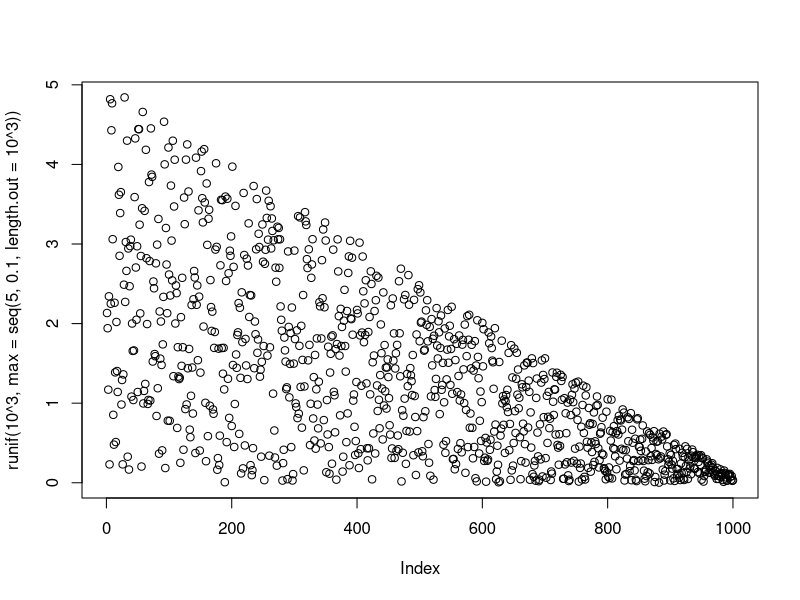
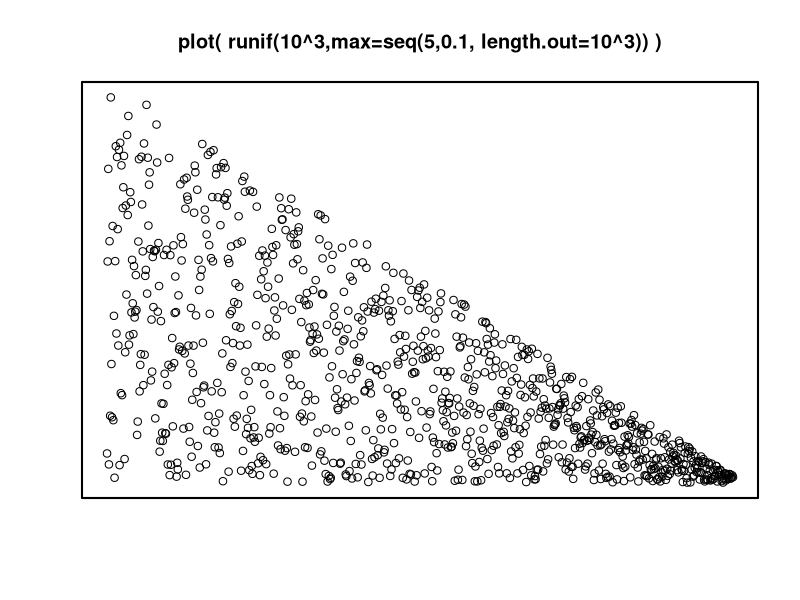

Here is the R script that generated these plots, in order:

setwd('~/Dropbox/Documents/statsforbios')

# Example dataset for when quantile regression is useful.
# 04/05/2013

plot( runif(10^3,max=seq(5,0.1, length.out=10^3)) )


png('quantileReg.png')
plot( runif(10^3,max=seq(5,0.1, length.out=10^3)), main='plot( runif(10^3,max=seq(5,0.1, length.out=10^3)) )', xlab='', ylab='', xaxt='n',yaxt='n' )
box(lwd=2)
dev.off()


